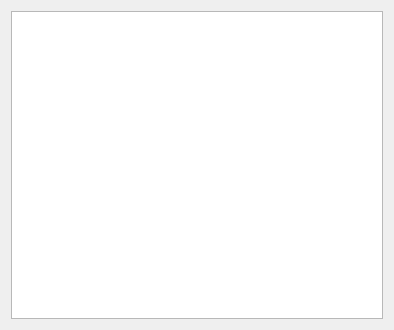
<?xml version="1.0" encoding="UTF-8"?>
<ui version="4.0">
 <class>CSVread</class>
 <widget class="QDialog" name="CSVread">
  <property name="geometry">
   <rect>
    <x>0</x>
    <y>0</y>
    <width>394</width>
    <height>330</height>
   </rect>
  </property>
  <property name="windowTitle">
   <string>Odczyty</string>
  </property>
  <property name="windowIcon">
   <iconset resource="icons.qrc">
    <normaloff>:/icons/csvread.ico</normaloff>:/icons/csvread.ico</iconset>
  </property>
  <layout class="QGridLayout" name="gridLayout">
   <item row="0" column="0">
    <widget class="QTableView" name="tableView"/>
   </item>
  </layout>
 </widget>
 <resources>
  <include location="icons.qrc"/>
 </resources>
 <connections/>
</ui>
